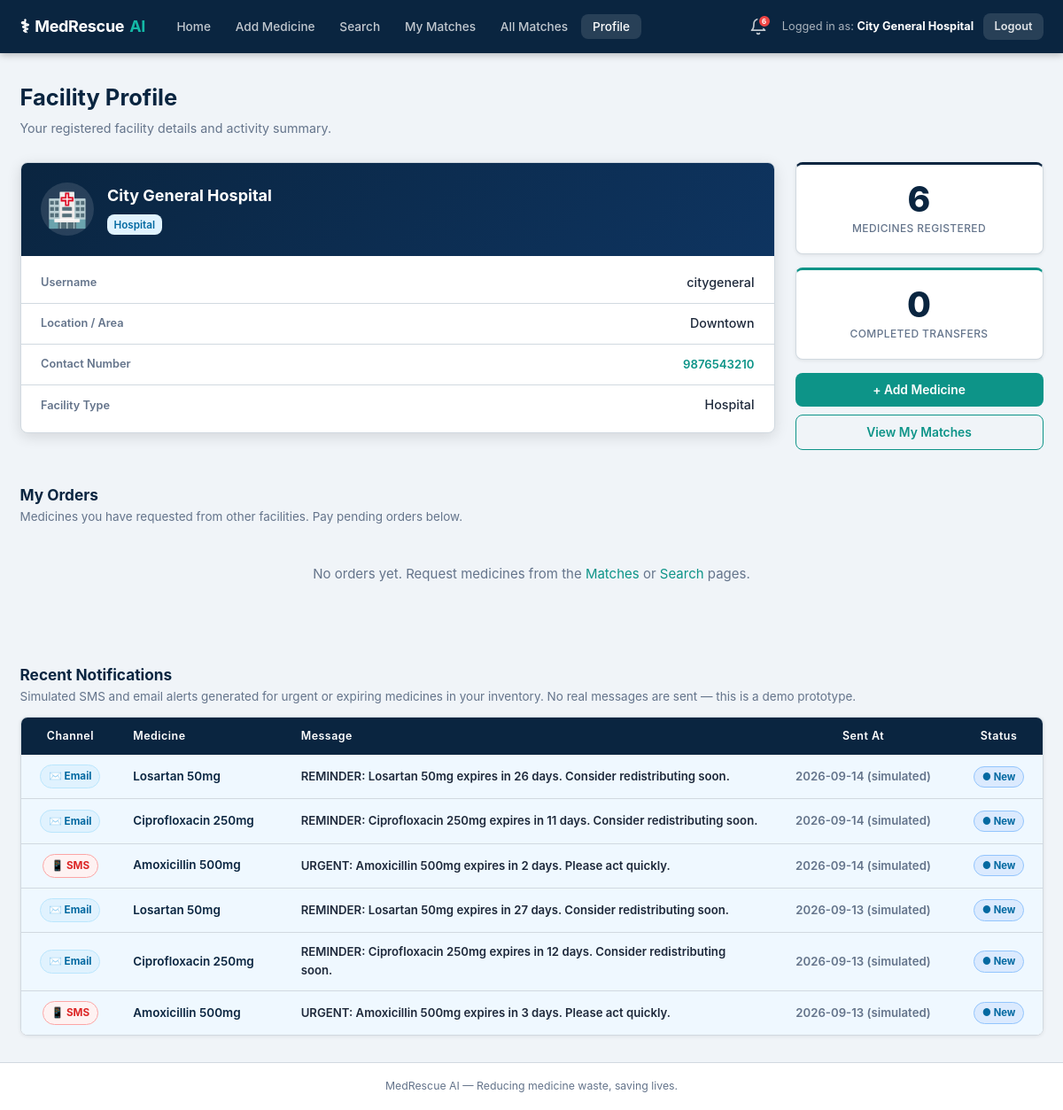
Before: /profile (signed in) with the older database file.
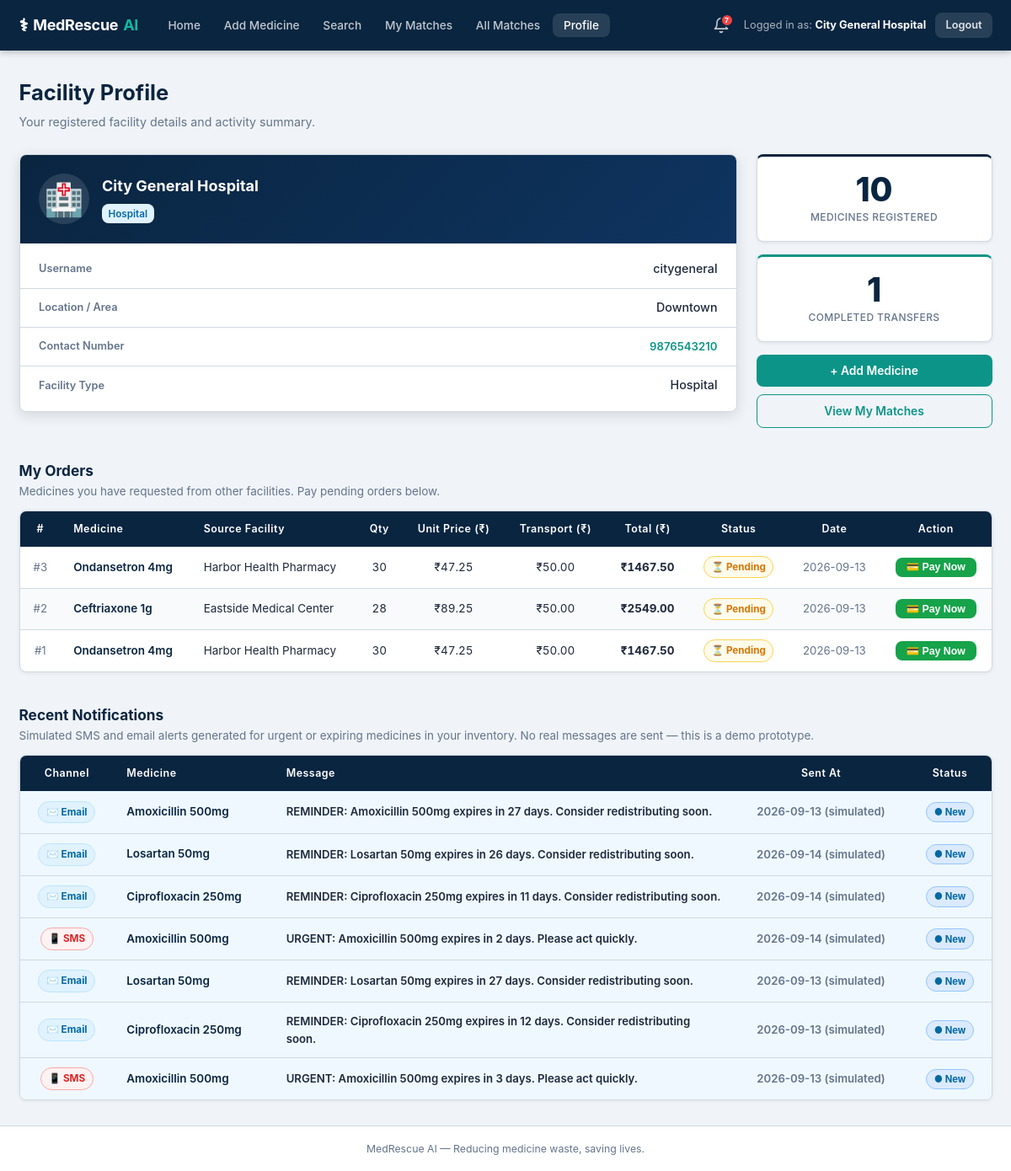
After: the same page with the newer database file.
### tables this page shows
CREATE TABLE facilities (
            id             INTEGER PRIMARY KEY AUTOINCREMENT,
            name           TEXT NOT NULL,
            type           TEXT NOT NULL CHECK(type IN ('pharmacy','hospital')),
            location_area  TEXT NOT NULL,
            contact_number TEXT NOT NULL DEFAULT '',
            username       TEXT NOT NULL DEFAULT '',
            password       TEXT NOT NULL DEFAULT ''
        );

CREATE TABLE notifications (
            id          INTEGER PRIMARY KEY AUTOINCREMENT,
            facility_id INTEGER NOT NULL REFERENCES facilities(id),
            medicine_id INTEGER NOT NULL REFERENCES medicines(id),
            channel     TEXT NOT NULL CHECK(channel IN ('sms','email')),
            message     TEXT NOT NULL,
            sent_at     TEXT NOT NULL
        , is_read INTEGER NOT NULL DEFAULT 0);

CREATE TABLE medicines (
            id               INTEGER PRIMARY KEY AUTOINCREMENT,
            facility_id      INTEGER NOT NULL REFERENCES facilities(id),
            medicine_name    TEXT NOT NULL,
            quantity         INTEGER NOT NULL DEFAULT 0,
            manufacture_date TEXT NOT NULL,
            expiry_date      TEXT NOT NULL,
            needed_quantity  INTEGER NOT NULL DEFAULT 0,
            date_added       TEXT NOT NULL DEFAULT '',
            medicine_type    TEXT NOT NULL DEFAULT 'other',
            price_per_unit   REAL NOT NULL DEFAULT 0.0
        );

CREATE TABLE orders (
            id                    INTEGER PRIMARY KEY AUTOINCREMENT,
            requester_facility_id INTEGER NOT NULL REFERENCES facilities(id),
            source_facility_id    INTEGER NOT NULL REFERENCES facilities(id),
            medicine_id           INTEGER NOT NULL REFERENCES medicines(id),
            quantity              INTEGER NOT NULL,
            unit_price            REAL NOT NULL,
            transportation_charge REAL NOT NULL,
            total_amount          REAL NOT NULL,
            payment_status        TEXT NOT NULL DEFAULT 'pending'
                                      CHECK(payment_status IN ('pending','paid')),
            created_at            TEXT NOT NULL
        );

### app.py (the view)
@app.route("/profile")
@login_required
def profile():
    fac_id = session["facility_id"]
    conn = get_db()
    facility = conn.execute(
        "SELECT * FROM facilities WHERE id = ?", (fac_id,)
    ).fetchone()
    total_medicines = conn.execute(
        "SELECT COUNT(*) FROM medicines WHERE facility_id = ?", (fac_id,)
    ).fetchone()[0]
    total_transfers = conn.execute(
        """SELECT COUNT(*) FROM transfers
           WHERE from_facility_id = ? OR to_facility_id = ?""",
        (fac_id, fac_id),
    ).fetchone()[0]
    notifications = conn.execute(
        """SELECT n.id, n.channel, n.message, n.sent_at, n.is_read,
                  m.medicine_name
           FROM   notifications n
           JOIN   medicines m ON m.id = n.medicine_id
           WHERE  n.facility_id = ?
           ORDER  BY n.id DESC
           LIMIT  20""",
        (fac_id,),
    ).fetchall()
    orders = conn.execute(
        """SELECT o.id, o.quantity, o.unit_price, o.transportation_charge,
                  o.total_amount, o.payment_status, o.created_at,
                  m.medicine_name,
                  sf.name AS source_facility_name
           FROM   orders o
           JOIN   medicines m   ON m.id   = o.medicine_id
           JOIN   facilities sf ON sf.id  = o.source_facility_id
           WHERE  o.requester_facility_id = ?
           ORDER  BY o.id DESC
           LIMIT  30""",
        (fac_id,),
    ).fetchall()
    conn.close()
    return render_template(
        "profile.html",
        facility=facility,
        total_medicines=total_medicines,
        total_transfers=total_transfers,
        notifications=notifications,
        orders=orders,
    )

### app.py (called while the page is built)
@app.context_processor
def inject_notification_count():
    fac_id = session.get("facility_id")
    if not fac_id:
        return {"unread_count": 0, "bell_notifications": []}
    conn = get_db()
    unread_count = conn.execute(
        "SELECT COUNT(*) FROM notifications WHERE facility_id=? AND is_read=0",
        (fac_id,),
    ).fetchone()[0]
    bell_notifications = conn.execute(
        """SELECT n.id, n.channel, n.message, n.sent_at, n.is_read,
                  m.medicine_name
           FROM   notifications n
           JOIN   medicines m ON m.id = n.medicine_id
           WHERE  n.facility_id = ?
           ORDER  BY n.id DESC
           LIMIT  8""",
        (fac_id,),
    ).fetchall()
    conn.close()
    return {
        "unread_count":      unread_count,
        "bell_notifications": [dict(r) for r in bell_notifications],
    }

def login_required(f):
    @wraps(f)
    def decorated(*args, **kwargs):
        if "facility_id" not in session:
            flash("Please log in to access that page.", "error")
            return redirect(url_for("home"))
        return f(*args, **kwargs)
    return decorated

### database.py (called while the page is built)
def get_db():
    conn = sqlite3.connect(DB_PATH)
    conn.row_factory = sqlite3.Row
    conn.execute("PRAGMA foreign_keys = ON")
    return conn

### templates/profile.html (shortened to what this page needs)
{% extends "base.html" %}
{% block content %}
<div class="page-header">
  <div>
    <h1>Facility Profile</h1>
    <p class="page-subtitle">Your registered facility details and activity summary.</p>
  </div>
</div>
<div class="profile-layout">
  <div class="profile-card">
    <div class="profile-card-header">
      <div class="profile-avatar">
        {% if facility.type == 'hospital' %}🏥{% else %}💊{% endif %}
      </div>
      <div>
        <div class="profile-name">{{ facility.name }}</div>
        <span class="type-badge type-{{ facility.type }}">{{ facility.type }}</span>
      </div>
    </div>
    <div class="profile-details">
      <div class="profile-row">
        <span class="profile-label">Username</span>
        <span class="profile-value">{{ facility.username }}</span>
      </div>
      <div class="profile-row">
        <span class="profile-label">Location / Area</span>
        <span class="profile-value">{{ facility.location_area }}</span>
      </div>
      <div class="profile-row">
        <span class="profile-label">Contact Number</span>
        <span class="profile-value">
          {% if facility.contact_number %}
            <a href="tel:{{ facility.contact_number }}" class="contact-link">{{ facility.contact_number }}</a>
          {% else %}
            <span class="muted-cell">Not set</span>
          {% endif %}
        </span>
      </div>
      <div class="profile-row">
        <span class="profile-label">Facility Type</span>
        <span class="profile-value" style="text-transform: capitalize;">{{ facility.type }}</span>
      </div>
    </div>
  </div>
  <div class="profile-stats-col">
    <div class="profile-stat-card">
      <div class="profile-stat-number">{{ total_medicines }}</div>
      <div class="profile-stat-label">Medicines Registered</div>
    </div>
    <div class="profile-stat-card profile-stat-teal">
      <div class="profile-stat-number">{{ total_transfers }}</div>
      <div class="profile-stat-label">Completed Transfers</div>
    </div>
    <div class="profile-actions">
      <a href="{{ url_for('add_medicine') }}" class="btn btn-primary">+ Add Medicine</a>
      <a href="{{ url_for('matches', tab='mine') }}" class="btn btn-outline">View My Matches</a>
    </div>
  </div>
</div>
<div class="orders-section">
  <div class="section-header" style="margin-top:2.5rem;">
    <div>
      <h2>My Orders</h2>
      <p class="section-intro" style="margin:0;">
        Medicines you have requested from other facilities. Pay pending orders below.
      </p>
    </div>
  </div>
  {% if orders %}
  <div class="table-wrap">
    <table class="data-table">
      <thead>
        <tr>
          <th class="col-c">#</th>
          <th>Medicine</th>
          <th>Source Facility</th>
          <th class="num">Qty</th>
          <th class="num">Unit Price (₹)</th>
          <th class="num">Transport (₹)</th>
          <th class="num">Total (₹)</th>
          <th class="col-c">Status</th>
          <th class="col-c">Date</th>
          <th class="col-c">Action</th>
        </tr>
      </thead>
      <tbody>
        {% for o in orders %}
        <tr>
          <td class="col-c muted-cell">#{{ o.id }}</td>
          <td class="med-name">{{ o.medicine_name }}</td>
          <td>{{ o.source_facility_name }}</td>
          <td class="num">{{ o.quantity }}</td>
          <td class="num">₹{{ "%.2f"|format(o.unit_price) }}</td>
          <td class="num">₹{{ "%.2f"|format(o.transportation_charge) }}</td>
          <td class="num"><strong>₹{{ "%.2f"|format(o.total_amount) }}</strong></td>
          <td class="col-c">
            <span class="order-status-badge order-{{ o.payment_status }}">
              {% if o.payment_status == 'paid' %}✅ Paid{% else %}⏳ Pending{% endif %}
            </span>
          </td>
          <td class="col-c muted-cell">{{ o.created_at }}</td>
          <td class="col-c">
            {% if o.payment_status == 'pending' %}
            <form method="POST" action="{{ url_for('pay_order', order_id=o.id) }}">
              <button type="submit" class="btn btn-pay">💳 Pay Now</button>
            </form>
            {% else %}
              <span class="muted-cell">—</span>
            {% endif %}
          </td>
        </tr>
        {% endfor %}
      </tbody>
    </table>
  </div>
  {% else %}
  <div class="empty-state" style="padding:2rem;">
    <p>No orders yet. Request medicines from the <a href="{{ url_for('matches') }}">Matches</a> or <a href="{{ url_for('search') }}">Search</a> pages.</p>
  </div>
  {% endif %}
</div>
<div class="notif-section" id="notifications">
  <div class="section-header" style="margin-top:2.5rem;">
    <div>
      <h2>Recent Notifications</h2>
      <p class="section-intro" style="margin:0;">
        Simulated SMS and email alerts generated for urgent or expiring medicines
        in your inventory. No real messages are sent — this is a demo prototype.
      </p>
    </div>
  </div>
  {% if notifications %}
  <div class="table-wrap">
    <table class="data-table">
      <thead>
        <tr>
          <th class="col-c">Channel</th>
          <th>Medicine</th>
          <th>Message</th>
          <th class="col-c">Sent At</th>
          <th class="col-c">Status</th>
        </tr>
      </thead>
      <tbody>
        {% for n in notifications %}
        <tr class="{% if not n.is_read %}notif-row-unread{% endif %}">
          <td class="col-c">
            <span class="notif-badge notif-{{ n.channel }}">
              {% if n.channel == 'sms' %}📱 SMS{% else %}✉️ Email{% endif %}
            </span>
          </td>
          <td class="med-name">{{ n.medicine_name }}</td>
          <td class="notif-message">{{ n.message }}</td>
          <td class="col-c muted-cell">{{ n.sent_at }}</td>
          <td class="col-c">
            {% if not n.is_read %}
              <span class="notif-status-badge notif-new">● New</span>
            {% else %}
              <span class="muted-cell">Read</span>
            {% endif %}
          </td>
        </tr>
        {% endfor %}
      </tbody>
    </table>
  </div>
  {% else %}
  <div class="empty-state" style="padding:2rem;">
    <p>No notifications yet. Visit your home page to generate alerts for urgent medicines.</p>
  </div>
  {% endif %}
</div>
{% endblock %}

### templates/base.html (shortened to what this page needs)
<!DOCTYPE html>
<html lang="en">
<head>
  <link rel="stylesheet" href="{{ url_for('static', filename='style.css') }}" />
</head>
<body>
<nav class="navbar">
  <div class="nav-inner">
    <a href="{{ url_for('home') }}" class="nav-brand">
      <span class="brand-cross">⚕</span>
      MedRescue <span class="brand-ai">AI</span>
    </a>
    {% if session.get('facility_id') %}
      <ul class="nav-links">
        <li><a href="{{ url_for('home') }}"                    class="{{ 'active' if request.endpoint == 'home' }}">Home</a></li>
        <li><a href="{{ url_for('add_medicine') }}"            class="{{ 'active' if request.endpoint == 'add_medicine' }}">Add Medicine</a></li>
        <li><a href="{{ url_for('search') }}"                  class="{{ 'active' if request.endpoint == 'search' }}">Search</a></li>
        <li><a href="{{ url_for('matches', tab='mine') }}"     class="{{ 'active' if request.endpoint == 'matches' and request.args.get('tab','mine') == 'mine' }}">My Matches</a></li>
        <li><a href="{{ url_for('matches', tab='all') }}"      class="{{ 'active' if request.endpoint == 'matches' and request.args.get('tab') == 'all' }}">All Matches</a></li>
        <li><a href="{{ url_for('profile') }}"                 class="{{ 'active' if request.endpoint == 'profile' }}">Profile</a></li>
      </ul>
      <div class="nav-right">
        <div class="bell-wrap" id="bellWrap">
          <button class="bell-btn" id="bellBtn" aria-label="Notifications" type="button">
            <svg xmlns="http://www.w3.org/2000/svg" width="20" height="20" viewBox="0 0 24 24"
                 fill="none" stroke="currentColor" stroke-width="2" stroke-linecap="round"
                 stroke-linejoin="round" aria-hidden="true">
              <path d="M18 8a6 6 0 0 0-12 0c0 7-3 9-3 9h18s-3-2-3-9"/>
              <path d="M13.73 21a2 2 0 0 1-3.46 0"/>
            </svg>
            {% if unread_count > 0 %}
              <span class="bell-badge">{{ unread_count if unread_count < 100 else '99+' }}</span>
            {% endif %}
          </button>
        </div>
        <span class="nav-user">Logged in as: <strong>{{ session.facility_name }}</strong></span>
        <a href="{{ url_for('logout') }}" class="btn-logout">Logout</a>
      </div>
    {% else %}
      <ul class="nav-links">
        <li><a href="{{ url_for('add_facility') }}" class="{{ 'active' if request.endpoint == 'add_facility' }}">Register Facility</a></li>
      </ul>
    {% endif %}
  </div>
</nav>
<main class="container">
  {% block content %}{% endblock %}
</main>
<footer class="site-footer">
  MedRescue AI &mdash; Reducing medicine waste, saving lives.
</footer>
</body>
</html>

Changed rows visible on the page:
added orders: id "3", medicine_name "Ondansetron 4mg", source_facility_name "Harbor Health Pharmacy", quantity "30", unit_price "47.25", transportation_charge "50.00", total_amount "1467.50", payment_status "⏳ Pending", created_at "2026-09-13"
added orders: id "2", medicine_name "Ceftriaxone 1g", source_facility_name "Eastside Medical Center", quantity "28", unit_price "89.25", transportation_charge "50.00", total_amount "2549.00", payment_status "⏳ Pending", created_at "2026-09-13"
added orders: id "1", medicine_name "Ondansetron 4mg", source_facility_name "Harbor Health Pharmacy", quantity "30", unit_price "47.25", transportation_charge "50.00", total_amount "1467.50", payment_status "⏳ Pending", created_at "2026-09-13"
added notifications: channel "✉️ Email", medicine_name "Amoxicillin 500mg", message "REMINDER: Amoxicillin 500mg expires in 27 days. Consider redistributing soon.", sent_at "2026-09-13 (simulated)", is_read "● New"
Other visible differences:
{{ unread_count if unread_count < 100 else '99+' }}: "6" → "7"
{{ total_medicines }}: "6" → "10"
{{ total_transfers }}: "0" → "1"
text no longer shown: "No orders yet. Request medicines from the Matches or Search pages."
text now shown: "# Medicine Source Facility Qty Unit Price (₹) Transport (₹) Total (₹) Status Date Action"
